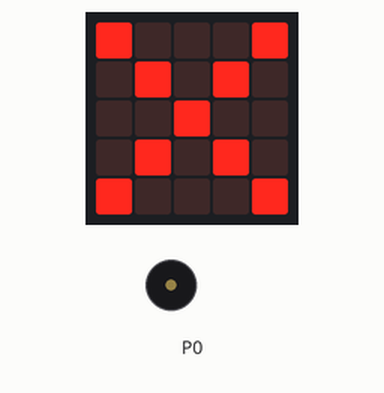
This program was run on a simulated BBC micro:bit (MakeCode). Shown: the board's 5×5 LED display, buzzer (waves = sounding).

Above: at 0.1 s.
At 4.2 s:
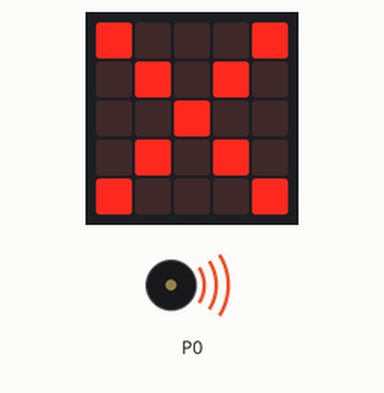
Timing chart, 0 to 130.0 s (numbered marks = the images above):
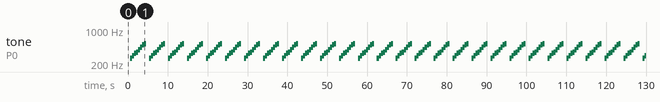

Measured:
- by itself, tone on P0: repeats every 4.8 s: 294 Hz 0.51 s, 330 Hz 0.51 s, 349 Hz 0.51 s, 392 Hz 0.51 s, 440 Hz 0.51 s, 494 Hz 0.51 s, 523 Hz 0.50 s, silent 0.73 s, 262 Hz 0.51 s

The program:

main.ts
```typescript
huskylens.initI2c()
huskylens.initMode(protocolAlgorithm.ALGORITHM_FACE_RECOGNITION)
basic.forever(function () {
    huskylens.request()
    if (huskylens.isAppear(1, HUSKYLENSResultType_t.HUSKYLENSResultBlock)) {
        basic.showIcon(IconNames.Yes)
        music.play(music.stringPlayable("C5 B A G F E D C ", 120), music.PlaybackMode.UntilDone)
        basic.pause(100)
    } else {
        basic.showIcon(IconNames.No)
        music.play(music.stringPlayable("C D E F G A B C5 ", 120), music.PlaybackMode.UntilDone)
        basic.pause(100)
    }
})
```

test.ts
```typescript
// les tests vont ici ; cela ne sera pas compilé si ce paquet est utilisé en tant qu'extension.
```
